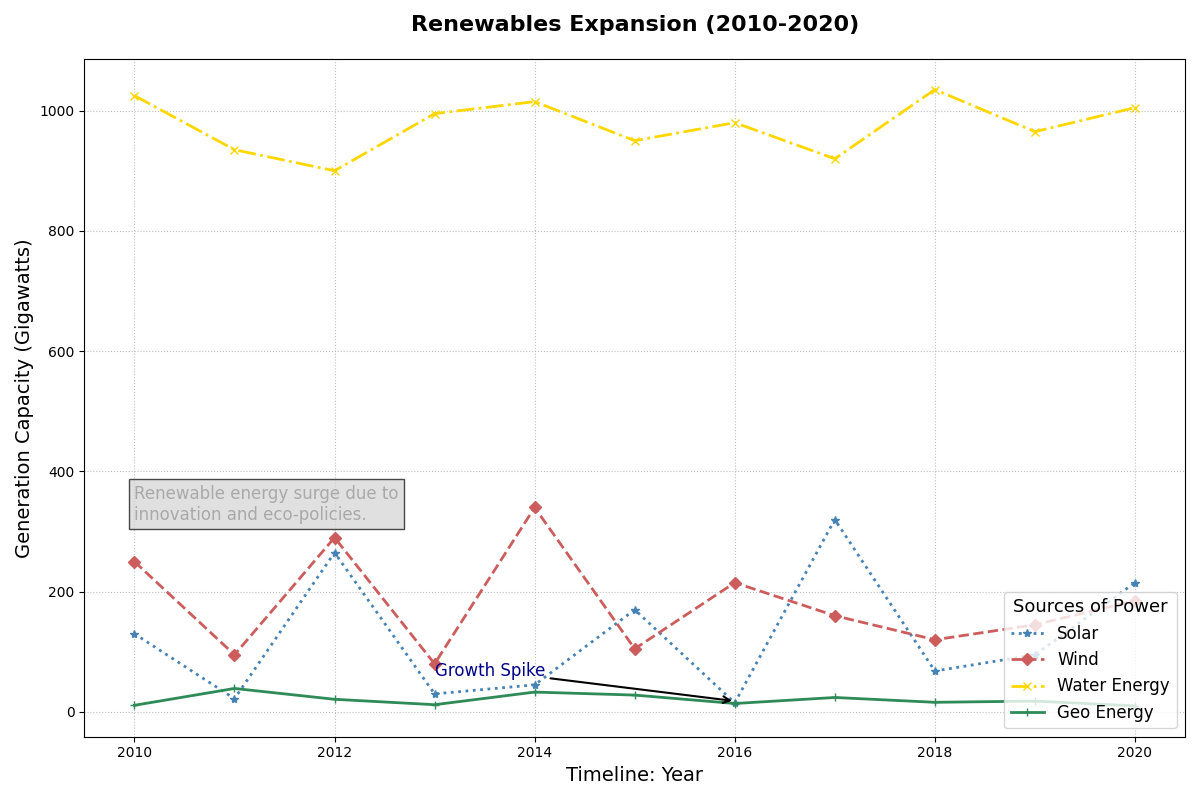

Source code (Python):
import matplotlib.pyplot as plt
import numpy as np

years = np.arange(2010, 2021)
solar_energy = [130, 22, 265, 30, 45, 170, 15, 320, 68, 95, 215]
wind_energy = [250, 95, 290, 80, 340, 105, 215, 160, 120, 145, 185]
hydro_energy = [1025, 935, 900, 995, 1015, 950, 980, 920, 1035, 965, 1005]
geothermal_energy = [11, 39, 21, 12, 33, 28, 14, 24, 16, 18, 10]

fig, ax = plt.subplots(figsize=(12, 8))

ax.plot(years, solar_energy, marker='*', linestyle=':', color='#4682B4', linewidth=2, label='Solar')
ax.plot(years, wind_energy, marker='D', linestyle='--', color='#CD5C5C', linewidth=2, label='Wind')
ax.plot(years, hydro_energy, marker='x', linestyle='-.', color='#FFD700', linewidth=2, label='Water Energy')
ax.plot(years, geothermal_energy, marker='+', linestyle='-', color='#2E8B57', linewidth=2, label='Geo Energy')

plt.title('Renewables Expansion (2010-2020)', fontsize=16, fontweight='bold', pad=20)
plt.xlabel('Timeline: Year', fontsize=14)
plt.ylabel('Generation Capacity (Gigawatts)', fontsize=14)
plt.grid(True, linestyle=':', alpha=0.8)
plt.legend(title='Sources of Power', title_fontsize='13', fontsize='12', loc='lower right')

ax.annotate('Growth Spike', xy=(2016, 18), xytext=(2013, 60), 
             arrowprops=dict(facecolor='grey', arrowstyle='->', lw=1.5), fontsize=12, color='darkblue')

plt.text(2010, 320, "Renewable energy surge due to\ninnovation and eco-policies.",
         fontsize=12, color='darkgrey', bbox=dict(facecolor='lightgrey', alpha=0.7))

plt.tight_layout()
plt.show()
